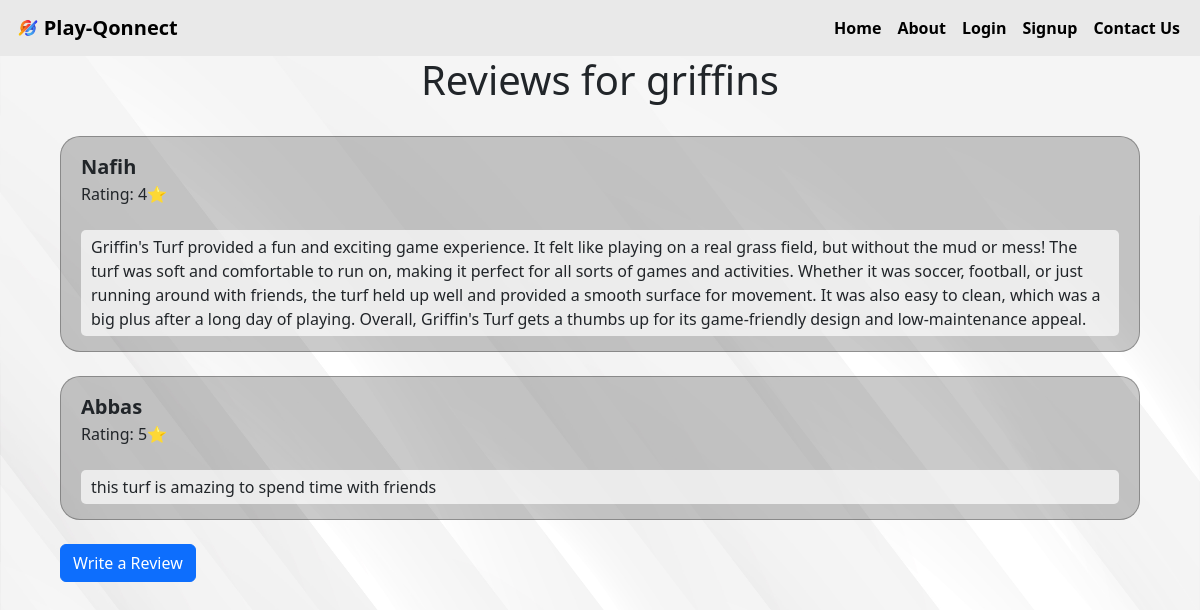
The page /turf/2/reviews on the database as committed earlier.
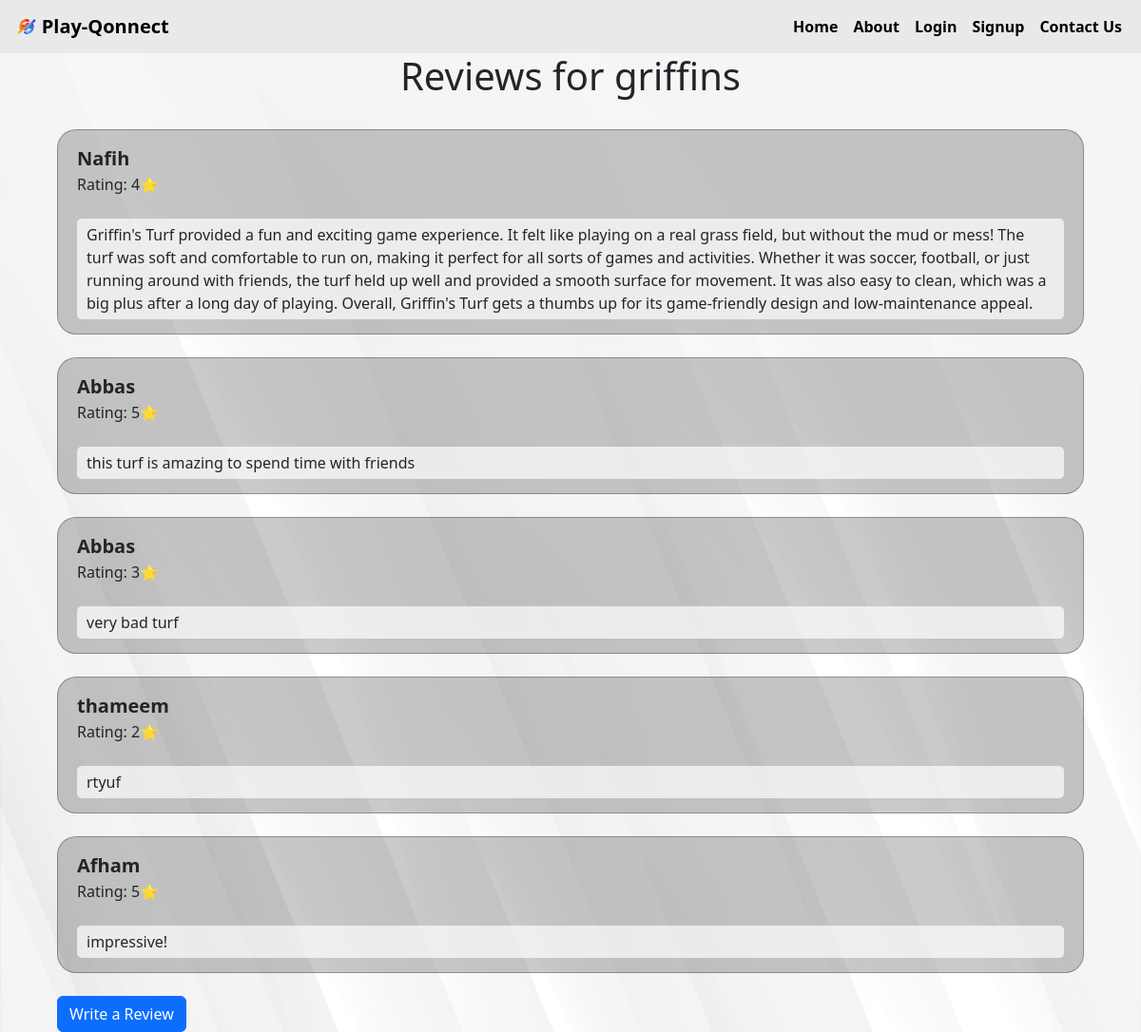
The same page on the database as committed later.
### app.py (models this page shows)
class Turf(db.Model):
    id = db.Column(db.Integer, primary_key=True)
    turf_name = db.Column(db.String(255), nullable=False)
    turf_location = db.Column(db.String(255), nullable=False)
    turf_phone = db.Column(db.Integer, nullable=True)
    __table_args__ = (
        CheckConstraint('LENGTH(CAST(turf_phone AS TEXT)) = 10', name='valid_phone_length'),
    )
    games = db.relationship('Game', backref='turf', lazy=True)
    reviews = db.relationship('TurfReview', backref='turf', lazy=True)

class TurfReview(db.Model):
    id = db.Column(db.Integer, primary_key=True)
    turf_id = db.Column(db.Integer, db.ForeignKey('turf.id'), nullable=False)
    user_id = db.Column(db.Integer, db.ForeignKey('user.id'), nullable=False)
    rating = db.Column(db.Integer, nullable=False)
    review_text = db.Column(db.Text, nullable=False)
    user = db.relationship('User', backref='reviews')

class User(db.Model, UserMixin):
    id = db.Column(db.Integer, primary_key=True)
    username = db.Column(db.String(20), nullable=False, unique=True)
    email = db.Column(db.String(120), nullable=False, unique=True)
    password = db.Column(db.String(80), nullable=False)

### app.py (the view)
@app.route('/turf/<int:turf_id>/reviews')
def turf_reviews(turf_id):
    turf = Turf.query.get_or_404(turf_id)
    reviews = TurfReview.query.filter_by(turf_id=turf_id).options(joinedload(TurfReview.user)).all()
    return render_template('turf_reviews.html', turf=turf, reviews=reviews)

### templates/turf_reviews.html (shortened to what this page needs)
{% extends 'layout.html' %}  {% block body %}
<div class="secbody">
  <h1 class="turfhead">Reviews for {{ turf.turf_name }}</h1>
  <br />
  {% if reviews |length==0 %}
  <div class="alert alert-dark" role="alert">
    No reviews found!, write a review.
  </div>
  {% else %} {% for review in reviews %}
  <div class="smallsec">
    <div class="revname">{{review.user.username }}</div>
    Rating: {{ review.rating }}⭐<br /><br />
    <div class="revdesc">{{ review.review_text }}</div>
  </div>
  <br />
  {% endfor %} {% endif %}
  <a
    class="btn btn-primary"
    href="{{ url_for('write_review', turf_id=turf.id) }}"
    >Write a Review</a
  >
</div>
{% endblock body %}

### templates/layout.html (shortened to what this page needs)
<!DOCTYPE html>
<html lang="en">
<head>
    <link rel="stylesheet" href="{{url_for('static',filename='css/style.css')}}">
    <link rel="stylesheet" href="https://maxcdn.bootstrapcdn.com/font-awesome/4.7.0/css/font-awesome.min.css">
    <link href="https://cdn.jsdelivr.net/npm/bootstrap@5.3.2/dist/css/bootstrap.min.css" rel="stylesheet">
</head>
<body>
    <nav
  style="background-image: linear-gradient(180deg, #e9e9e9, #e9e9e9)"
  class="navbar navbar-expand-lg bg-body-tertiary"
>
  <div class="container-fluid">
    <img
      class="logo"
      src="../static/img/8oz_ThlERfq7Dz3ClMQf1w-removebg-preview.png"
      alt=""
    />
    <a
      style="color: rgb(0, 0, 0) !important; font-weight: bold"
      class="navbar-brand"
      href="#"
      >Play-Qonnect</a
    >
    <div class="collapse navbar-collapse" id="navbarNav">
      <ul class="navbar-nav">
        <li class="nav-item">
          <a class="nav-link active" aria-current="page" href="#">Home</a>
        </li>
        <li class="nav-item">
          <a class="nav-link" href="#about">About</a>
        </li>
        <li class="nav-item">
          <a class="nav-link" href="#">Login</a>
        </li>
        <li class="nav-item">
          <a class="nav-link" href="#">Signup</a>
        </li>
        <li class="nav-item">
          <a class="nav-link" href="#contact">Contact Us</a>
        </li>
      </ul>
    </div>
  </div>
</nav>
    {% block body %}
    {% endblock body %}
  </body>
</body>
</html>

### static/css/style.css (style rules this page uses)
body { background-image: url(../img/17580.jpg); background-size: 100% 180%; background-repeat: no-repeat; object-fit: cover; scroll-behavior: smooth; }
.navbar-nav { margin-left: auto; }
.nav-link { font-weight: bold !important; color: black !important; transition: transform 0.1s !important; }
.logo { width: 2.7%; height: 2.7%; }
.turfhead { text-align: center; }
.secbody { width: 90%; margin: 0 auto; }
.smallsec { padding: 15px 20px; background-color: rgba(0, 0, 0, 0.207); border-radius: 20px; border: 1px solid rgba(0, 0, 0, 0.286); }
.revname { font-weight: bold; font-size: 20px; }
.revdesc { background-color: rgba(255, 255, 255, 0.693); padding: 5px 10px; border-radius: 5px; font-weight: 500; }

Rows that differ between the two databases and show on the page:
added TurfReview: user.username "Abbas", rating "3", review_text "very bad turf"
added TurfReview: user.username "thameem", rating "2", review_text "rtyuf"
added TurfReview: user.username "Afham", rating "5", review_text "impressive!"
